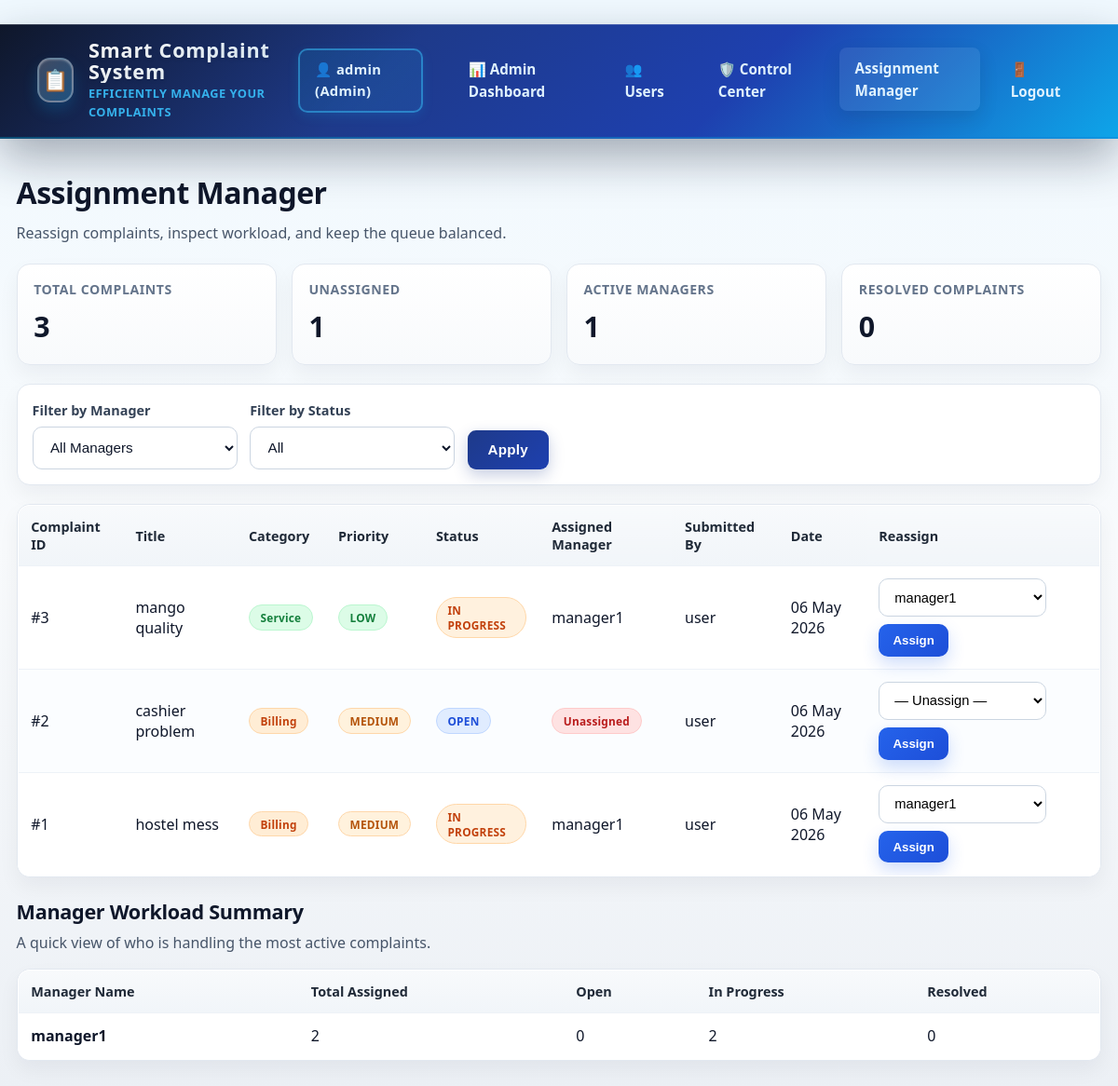
The app's page /admin/assignments (signed in) with its own data.
### models.py (models this page shows, shortened)
class User(UserMixin, db.Model):
    __tablename__ = 'users'
    id = db.Column(db.Integer, primary_key=True)
    username = db.Column(db.String(80), unique=True, nullable=False)
    email = db.Column(db.String(120), unique=True, nullable=False)
    password_hash = db.Column(db.String(255), nullable=False)
    role = db.Column(db.String(20), default='user', nullable=False)
    is_active = db.Column(db.Boolean, default=True, nullable=False)
    created_at = db.Column(db.DateTime, default=datetime.utcnow)
    complaints_submitted = db.relationship(
        'Complaint',
        foreign_keys='Complaint.user_id',
        backref='author',
        lazy=True,
        cascade='all, delete-orphan'
    )
    responses_written = db.relationship(
        'Response',
        foreign_keys='Response.author_id',
        backref='response_author',
        lazy=True,
        cascade='all, delete-orphan'
    )
    assigned_complaints = db.relationship(
        'Complaint',
        foreign_keys='Complaint.assigned_to',
        backref='manager',
        lazy=True
    )

class Complaint(db.Model):
    __tablename__ = 'complaints'
    id = db.Column(db.Integer, primary_key=True)
    user_id = db.Column(db.Integer, db.ForeignKey('users.id'), nullable=False)
    title = db.Column(db.String(200), nullable=False)
    description = db.Column(db.Text, nullable=False)
    category = db.Column(db.String(50), default='General')
    priority = db.Column(db.String(20), default='medium')
    sentiment = db.Column(db.String(20), default='neutral')
    status = db.Column(db.String(20), default='open')
    ai_response = db.Column(db.Text, default='')
    internal_notes = db.Column(db.Text, nullable=True)
    assigned_to = db.Column(db.Integer, db.ForeignKey('users.id'), nullable=True)
    created_at = db.Column(db.DateTime, default=datetime.utcnow)
    resolved_at = db.Column(db.DateTime, nullable=True)
    rating = db.Column(db.Integer, nullable=True)
    responses = db.relationship('Response', backref='complaint', lazy=True, cascade='all, delete-orphan')

### app.py (the view, shortened to what this page needs)
@app.route('/admin/assignments', methods=['GET', 'POST'])
@login_required
def admin_assignments():
    if current_user.role != 'admin':
        flash('❌ Unauthorized!', 'error')
        return redirect(url_for('index'))
    from sqlalchemy.orm import aliased
    ManagerUser = aliased(User)
    SubmitterUser = aliased(User)
    filter_manager = request.args.get('manager', 'all').strip()
    filter_status = request.args.get('status', 'all').strip().lower()
    rows_query = (
        db.session.query(Complaint, ManagerUser, SubmitterUser)
        .outerjoin(ManagerUser, Complaint.assigned_to == ManagerUser.id)
        .join(SubmitterUser, Complaint.user_id == SubmitterUser.id)
    )
    if filter_manager == 'unassigned':
        rows_query = rows_query.filter(Complaint.assigned_to.is_(None))
    elif filter_manager not in ('', 'all'):
        try:
            manager_id_int = int(filter_manager)
            rows_query = rows_query.filter(Complaint.assigned_to == manager_id_int)
        except ValueError:
            pass
    valid_statuses = {'open', 'in_progress', 'resolved', 'closed'}
    if filter_status in valid_statuses:
        rows_query = rows_query.filter(Complaint.status == filter_status)
    rows = rows_query.order_by(Complaint.created_at.desc()).all()
    all_managers = (
        User.query.filter_by(role='manager')
        .order_by(User.username.asc())
        .all()
    )
    workload_summary = []
    total_complaints = Complaint.query.count()
    unassigned_count = Complaint.query.filter(Complaint.assigned_to.is_(None)).count()
    active_managers_count = User.query.filter_by(role='manager', is_active=True).count()
    resolved_complaints = Complaint.query.filter_by(status='resolved').count()
    for manager in all_managers:
        status_rows = (
            db.session.query(Complaint.status, db.func.count(Complaint.id))
            .filter(Complaint.assigned_to == manager.id)
            .group_by(Complaint.status)
            .all()
        )
        status_counts = {status: count for status, count in status_rows}
        workload_summary.append({
            'manager': manager,
            'total_assigned': sum(status_counts.values()),
            'open_count': status_counts.get('open', 0),
            'in_progress_count': status_counts.get('in_progress', 0),
            'resolved_count': status_counts.get('resolved', 0),
        })
    return render_template(
        'admin/assignments.html',
        rows=rows,
        all_managers=all_managers,
        workload_summary=workload_summary,
        filter_manager=filter_manager,
        filter_status=filter_status,
        total_complaints=total_complaints,
        unassigned_count=unassigned_count,
        active_managers_count=active_managers_count,
        resolved_complaints=resolved_complaints,
    )# ─── ADMIN ROUTES (placeholder for now) ─────────────────────────

### app.py (called while the page is built)
@login_manager.user_loader
def load_user(user_id):
    return User.query.get(int(user_id))

### templates/admin/assignments.html (shortened to what this page needs)
﻿{% extends "base.html" %}
{% block content %}
<div class="assignment-page">
  <div class="page-header">
    <div>
      <h1 class="page-title">Assignment Manager</h1>
      <p class="page-subtitle">Reassign complaints, inspect workload, and keep the queue balanced.</p>
    </div>
  </div>
  <div class="summary-grid">
    <div class="summary-card"><p class="summary-label">Total Complaints</p><h2 class="summary-value">{{ total_complaints }}</h2></div>
    <div class="summary-card"><p class="summary-label">Unassigned</p><h2 class="summary-value">{{ unassigned_count }}</h2></div>
    <div class="summary-card"><p class="summary-label">Active Managers</p><h2 class="summary-value">{{ active_managers_count }}</h2></div>
    <div class="summary-card"><p class="summary-label">Resolved Complaints</p><h2 class="summary-value">{{ resolved_complaints }}</h2></div>
  </div>
  <div class="filter-panel">
    <form class="filter-form" method="get" action="{{ url_for('admin_assignments') }}">
      <div class="filter-group">
        <label class="filter-label" for="manager-filter">Filter by Manager</label>
        <select id="manager-filter" name="manager" class="filter-select">
          <option value="all" {%- if filter_manager == 'all' or filter_manager == '' -%}selected{%- endif -%}>All Managers</option>
        </select>
      </div>
      <div class="filter-group">
        <label class="filter-label" for="status-filter">Filter by Status</label>
        <select id="status-filter" name="status" class="filter-select">
          <option value="all" {%- if filter_status == 'all' or filter_status == '' -%}selected{%- endif -%}>All</option>
        </select>
      </div>
      <div class="filter-actions">
        <button type="submit" class="btn btn-primary">Apply</button>
      </div>
    </form>
  </div>
  <div class="table-wrap">
    <table class="assignment-table">
      <thead>
        <tr>
          <th>Complaint ID</th><th>Title</th><th>Category</th><th>Priority</th><th>Status</th><th>Assigned Manager</th><th>Submitted By</th><th>Date</th><th>Reassign</th>
        </tr>
      </thead>
      <tbody>
        {% if rows %}
          {% for complaint, manager_user, submitter in rows %}
            <tr data-complaint-id="{{ complaint.id }}">
              <td>#{{ (complaint.id ~ '')[:8] }}</td>
              <td>{% if complaint.title|length > 40 %}{{ complaint.title[:40] }}...{% else %}{{ complaint.title }}{% endif %}</td>
              <td>
                {%- if complaint.category == 'Technical' -%}<span class="category-badge category-technical">Technical</span>
                {%- elif complaint.category == 'Billing' -%}<span class="category-badge category-billing">Billing</span>
                {%- elif complaint.category == 'Service' -%}<span class="category-badge category-service">Service</span>
                {%- else -%}<span class="category-badge category-general">General</span>
                {%- endif -%}
              </td>
              <td><span class="priority-badge priority-{{ complaint.priority }}">{{ complaint.priority.replace('_', ' ').title() }}</span></td>
              <td><span class="status-badge status-{{ complaint.status }}">{{ complaint.status.replace('_', ' ').title() }}</span></td>
              <td>
                <div class="assigned-cell-wrap">
                  {%- if manager_user -%}<span id="assigned-manager-{{ complaint.id }}" class="manager-chip {%- if manager_user.id % 4 == 0 -%}blue{%- elif manager_user.id % 4 == 1 -%}green{%- elif manager_user.id % 4 == 2 -%}purple{%- else -%}orange{%- endif -%}">{{ manager_user.username }}</span>
                  {%- else -%}<span id="assigned-manager-{{ complaint.id }}" class="manager-chip manager-unassigned">Unassigned</span>
                  {%- endif -%}
                </div>
              </td>
              <td>{{ submitter.username }}</td>
              <td>{{ complaint.created_at.strftime('%d %b %Y') }}</td>
              <td>
                <form class="reassign-form assignment-form" data-complaint-id="{{ complaint.id }}" method="post" action="{{ url_for('admin_assignments') }}">
                  <select name="new_manager_id" class="reassign-select">
                    <option value="">— Unassign —</option>
                    {% for manager in all_managers %}<option value="{{ manager.id }}" {%- if manager_user and manager_user.id == manager.id -%}selected{%- endif -%}>{{ manager.username }}</option>{% endfor %}
                  </select>
                  <button type="submit" class="assign-btn">Assign</button>
                </form>
              </td>
            </tr>
          {% endfor %}
        {% else %}
          <tr><td colspan="9" class="empty-state">No complaints match the selected filters.</td></tr>
        {% endif %}
      </tbody>
    </table>
  </div>
  <div class="workload-summary-wrap">
    <div>
      <h2 class="workload-heading">Manager Workload Summary</h2>
      <p class="workload-note">A quick view of who is handling the most active complaints.</p>
    </div>
    <div class="table-wrap">
      <table class="workload-table">
        <thead>
          <tr><th>Manager Name</th><th>Total Assigned</th><th>Open</th><th>In Progress</th><th>Resolved</th></tr>
        </thead>
        <tbody>
          {% set ns = namespace(max_open=0) %}
          {% for item in workload_summary %}{%- if item.open_count > ns.max_open -%}{% set ns.max_open = item.open_count %}{%- endif -%}{% endfor %}
          {% for item in workload_summary %}
            <tr class="{%- if item.open_count == ns.max_open and ns.max_open > 0 -%}workload-row-hot{%- endif -%}">
              <td><strong>{{ item.manager.username }}</strong></td>
              <td>{{ item.total_assigned }}</td><td>{{ item.open_count }}</td><td>{{ item.in_progress_count }}</td><td>{{ item.resolved_count }}</td>
            </tr>
          {% endfor %}
        </tbody>
      </table>
    </div>
  </div>
</div>
{% endblock %}

### templates/base.html (shortened to what this page needs)
<!doctype html>
<html lang="en">
  <head>
  </head>
  <body>
    {% if current_user.is_authenticated %}
    <nav class="navbar">
      <div class="brand">
        <div class="brand-logo">📋</div>
        <div class="brand-text">
          <h1>Smart Complaint System</h1>
          <small>Efficiently manage your complaints</small>
        </div>
      </div>
      <div class="navbar-links">
        <span class="user-info"
          >👤 {{ current_user.username }} ({{ current_user.role.title()
          }})</span
        >
        {% if current_user.role == 'admin' %}
          <a href="{{ url_for('admin_dashboard') }}" class="{% if request.path.startswith(url_for('admin_dashboard')) %}active{% endif %}">📊 Admin Dashboard</a>
          <a href="{{ url_for('admin_users') }}" class="{% if request.path.startswith(url_for('admin_users')) %}active{% endif %}">👥 Users</a>
          <a href="{{ url_for('admin_database') }}" class="{% if request.path.startswith(url_for('admin_database')) %}active{% endif %}">🛡️ Control Center</a>
          <a href="{{ url_for('admin_assignments') }}" class="{% if request.path.startswith(url_for('admin_assignments')) %}active{% endif %}">Assignment Manager</a>
        {% elif current_user.role == 'manager' %}
        <a href="{{ url_for('manager_dashboard') }}" class="{% if request.path.startswith(url_for('manager_dashboard')) %}active{% endif %}">📋 Queue</a>
        <a href="{{ url_for('manager_team') }}" class="{% if request.path.startswith(url_for('manager_team')) %}active{% endif %}">Team Overview</a>
        {% endif %}
        <a href="{{ url_for('logout') }}">🚪 Logout</a>
      </div>
    </nav>
    {% endif %}
    <div class="container">
      {% block content %}{% endblock %}
    </div>
  </body>
</html>

### templates/admin/assignments.html (style rules this page uses)
.assignment-page { display: flex; flex-direction: column; gap: 1.25rem; }
.page-header { display: flex; justify-content: space-between; align-items: flex-start; gap: 1rem; flex-wrap: wrap; }
.page-title { margin: 0; font-size: 2rem; color: #0f172a; }
.page-subtitle { margin: 0.35rem 0 0 0; color: #475569; }
.summary-grid { display: grid; grid-template-columns: repeat(4, minmax(0, 1fr)); gap: 1rem; }
.summary-card { background: linear-gradient(180deg, #ffffff 0%, #f8fafc 100%); border: 1px solid #e2e8f0; border-radius: 14px; padding: 1rem 1.1rem; box-shadow: 0 10px 22px rgba(15, 23, 42, 0.05); }
.summary-label { margin: 0; color: #64748b; font-size: 0.88rem; font-weight: 700; text-transform: uppercase; letter-spacing: 0.04em; }
.summary-value { margin: 0.25rem 0 0 0; font-size: 1.9rem; font-weight: 800; color: #0f172a; }
.filter-panel { background: #ffffff; border: 1px solid #e2e8f0; border-radius: 14px; padding: 1rem; box-shadow: 0 10px 22px rgba(15, 23, 42, 0.05); }
.filter-form { display: flex; gap: 0.85rem; flex-wrap: wrap; align-items: end; }
.filter-group { display: flex; flex-direction: column; gap: 0.35rem; min-width: 220px; }
.filter-label { font-size: 0.9rem; font-weight: 700; color: #334155; }
.filter-select { width: 100%; padding: 0.78rem 0.9rem; border: 1.5px solid #cbd5e1; border-radius: 10px; background: #fff; font-size: 0.95rem; color: #0f172a; outline: none; }
.filter-actions { display: flex; gap: 0.65rem; align-items: center; }
.table-wrap { overflow-x: auto; background: #ffffff; border: 1px solid #e2e8f0; border-radius: 14px; box-shadow: 0 10px 22px rgba(15, 23, 42, 0.05); }
.assignment-table, .workload-table { width: 100%; border-collapse: collapse; min-width: 1100px; }
.assignment-table th, .assignment-table td, .workload-table th, .workload-table td { padding: 0.82rem 0.85rem; border-bottom: 1px solid #edf2f7; vertical-align: middle; }
.assignment-table thead tr, .workload-table thead tr { background: linear-gradient(180deg, #f8fafc, #f1f5f9); }
.assignment-table th, .workload-table th { font-size: 0.9rem; color: #1f2937; font-weight: 800; text-align: left; }
.category-badge, .manager-chip, .manager-badge, .save-flash { display: inline-flex; align-items: center; justify-content: center; border-radius: 999px; font-size: 0.74rem; font-weight: 800; letter-spacing: 0.02em; padding: 0.3rem 0.72rem; border: 1px solid transparent; white-space: nowrap; }
.category-billing { background: #ffedd5; color: #c2410c; border-color: #fed7aa; }
.category-service { background: #dcfce7; color: #15803d; border-color: #bbf7d0; }
.manager-unassigned { background: #fee2e2; color: #b91c1c; border-color: #fecaca; }
.reassign-form { display: flex; gap: 0.5rem; align-items: center; flex-wrap: wrap; }
.reassign-select { min-width: 180px; padding: 0.65rem 0.75rem; border: 1.5px solid #cbd5e1; border-radius: 10px; background: #fff; font-size: 0.92rem; }
.assign-btn { padding: 0.62rem 0.95rem; border: none; border-radius: 10px; background: linear-gradient(135deg, #2563eb, #1d4ed8); color: #fff; font-weight: 800; cursor: pointer; box-shadow: 0 8px 18px rgba(37, 99, 235, 0.22); transition: transform 0.2s ease, box-shadow 0.2s ease; }
.assigned-cell-wrap { display: flex; align-items: center; gap: 0.5rem; flex-wrap: wrap; }
.workload-heading { margin: 0; font-size: 1.35rem; color: #0f172a; }
.workload-note { margin: 0.25rem 0 0 0; color: #475569; }
.workload-summary-wrap { display: flex; flex-direction: column; gap: 0.9rem; }

### records on screen
User: username "admin", role "Admin"
Complaint: id "3", title "mango quality", category "Service", priority.replace "LOW", status.replace "IN PROGRESS", username "manager1", username "user", created_at "06 May 2026"
Complaint: id "2", title "cashier problem", category "Billing", priority.replace "MEDIUM", status.replace "OPEN", username "user", created_at "06 May 2026"
Complaint: id "1", title "hostel mess", category "Billing", priority.replace "MEDIUM", status.replace "IN PROGRESS", username "manager1", username "user", created_at "06 May 2026"
User: manager.username "manager1"

### other values on screen
{{ total_complaints }} "3"
{{ unassigned_count }} "1"
{{ active_managers_count }} "1"
{{ resolved_complaints }} "0"
{{ item.total_assigned }} "2"
{{ item.open_count }} "0"
{{ item.in_progress_count }} "2"
{{ item.resolved_count }} "0"
form field new_manager_id "manager1"
